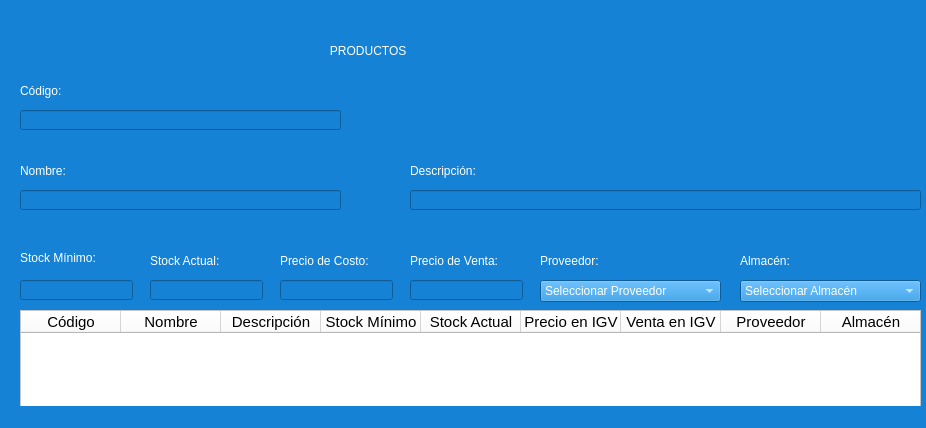
<?xml version="1.0" encoding="UTF-8"?>
<ui version="4.0">
 <class>MainWindow</class>
 <widget class="QMainWindow" name="MainWindow">
  <property name="geometry">
   <rect>
    <x>0</x>
    <y>0</y>
    <width>926</width>
    <height>428</height>
   </rect>
  </property>
  <property name="windowTitle">
   <string>MainWindow</string>
  </property>
  <property name="styleSheet">
   <string notr="true">background-color: rgb(21, 130, 213);</string>
  </property>
  <widget class="QWidget" name="centralwidget">
   <widget class="QLabel" name="label">
    <property name="geometry">
     <rect>
      <x>320</x>
      <y>10</y>
      <width>241</width>
      <height>81</height>
     </rect>
    </property>
    <property name="maximumSize">
     <size>
      <width>261</width>
      <height>16777215</height>
     </size>
    </property>
    <property name="toolTip">
     <string>&lt;html&gt;&lt;head/&gt;&lt;body&gt;&lt;p align=&quot;center&quot;&gt;&lt;br/&gt;&lt;/p&gt;&lt;/body&gt;&lt;/html&gt;</string>
    </property>
    <property name="styleSheet">
     <string notr="true">color: rgb(255, 255, 255);
font: 75 26pt &quot;News706 BT&quot;;</string>
    </property>
    <property name="text">
     <string>   PRODUCTOS</string>
    </property>
   </widget>
   <widget class="QLabel" name="lblCodigo">
    <property name="geometry">
     <rect>
      <x>20</x>
      <y>80</y>
      <width>51</width>
      <height>21</height>
     </rect>
    </property>
    <property name="styleSheet">
     <string notr="true">font: 10pt &quot;MS Shell Dlg 2&quot;;
color: rgb(255, 255, 255);</string>
    </property>
    <property name="text">
     <string>Código:</string>
    </property>
   </widget>
   <widget class="QLabel" name="label_3">
    <property name="geometry">
     <rect>
      <x>20</x>
      <y>160</y>
      <width>51</width>
      <height>21</height>
     </rect>
    </property>
    <property name="styleSheet">
     <string notr="true">font: 10pt &quot;MS Shell Dlg 2&quot;;
color: rgb(255, 255, 255);</string>
    </property>
    <property name="text">
     <string>Nombre:</string>
    </property>
   </widget>
   <widget class="QLabel" name="label_4">
    <property name="geometry">
     <rect>
      <x>410</x>
      <y>160</y>
      <width>81</width>
      <height>21</height>
     </rect>
    </property>
    <property name="styleSheet">
     <string notr="true">font: 10pt &quot;MS Shell Dlg 2&quot;;
color: rgb(255, 255, 255);</string>
    </property>
    <property name="text">
     <string>Descripción:</string>
    </property>
   </widget>
   <widget class="QLineEdit" name="txtCodigo">
    <property name="geometry">
     <rect>
      <x>20</x>
      <y>110</y>
      <width>321</width>
      <height>20</height>
     </rect>
    </property>
   </widget>
   <widget class="QLineEdit" name="txtNombre">
    <property name="geometry">
     <rect>
      <x>20</x>
      <y>190</y>
      <width>321</width>
      <height>20</height>
     </rect>
    </property>
   </widget>
   <widget class="QLineEdit" name="txtDescripcion">
    <property name="geometry">
     <rect>
      <x>410</x>
      <y>190</y>
      <width>511</width>
      <height>20</height>
     </rect>
    </property>
   </widget>
   <widget class="QLabel" name="label_5">
    <property name="geometry">
     <rect>
      <x>20</x>
      <y>250</y>
      <width>91</width>
      <height>16</height>
     </rect>
    </property>
    <property name="styleSheet">
     <string notr="true">font: 10pt &quot;MS Shell Dlg 2&quot;;
color: rgb(255, 255, 255);</string>
    </property>
    <property name="text">
     <string>Stock Mínimo:</string>
    </property>
   </widget>
   <widget class="QLabel" name="label_6">
    <property name="geometry">
     <rect>
      <x>150</x>
      <y>250</y>
      <width>71</width>
      <height>21</height>
     </rect>
    </property>
    <property name="styleSheet">
     <string notr="true">font: 10pt &quot;MS Shell Dlg 2&quot;;
color: rgb(255, 255, 255);</string>
    </property>
    <property name="text">
     <string>Stock Actual:</string>
    </property>
   </widget>
   <widget class="QLabel" name="label_7">
    <property name="geometry">
     <rect>
      <x>410</x>
      <y>250</y>
      <width>101</width>
      <height>21</height>
     </rect>
    </property>
    <property name="styleSheet">
     <string notr="true">font: 10pt &quot;MS Shell Dlg 2&quot;;
color: rgb(255, 255, 255);</string>
    </property>
    <property name="text">
     <string>Precio de Venta:</string>
    </property>
   </widget>
   <widget class="QLabel" name="label_8">
    <property name="geometry">
     <rect>
      <x>280</x>
      <y>250</y>
      <width>101</width>
      <height>21</height>
     </rect>
    </property>
    <property name="styleSheet">
     <string notr="true">font: 10pt &quot;MS Shell Dlg 2&quot;;
color: rgb(255, 255, 255);</string>
    </property>
    <property name="text">
     <string>Precio de Costo:</string>
    </property>
   </widget>
   <widget class="QLabel" name="label_9">
    <property name="geometry">
     <rect>
      <x>540</x>
      <y>250</y>
      <width>71</width>
      <height>21</height>
     </rect>
    </property>
    <property name="styleSheet">
     <string notr="true">font: 10pt &quot;MS Shell Dlg 2&quot;;
color: rgb(255, 255, 255);</string>
    </property>
    <property name="text">
     <string>Proveedor:</string>
    </property>
   </widget>
   <widget class="QLabel" name="label_10">
    <property name="geometry">
     <rect>
      <x>740</x>
      <y>250</y>
      <width>61</width>
      <height>21</height>
     </rect>
    </property>
    <property name="styleSheet">
     <string notr="true">font: 10pt &quot;MS Shell Dlg 2&quot;;
color: rgb(255, 255, 255);</string>
    </property>
    <property name="text">
     <string>Almacén:</string>
    </property>
   </widget>
   <widget class="QLineEdit" name="txtStockMinimo">
    <property name="geometry">
     <rect>
      <x>20</x>
      <y>280</y>
      <width>113</width>
      <height>20</height>
     </rect>
    </property>
   </widget>
   <widget class="QLineEdit" name="txtStockActual">
    <property name="geometry">
     <rect>
      <x>150</x>
      <y>280</y>
      <width>113</width>
      <height>20</height>
     </rect>
    </property>
   </widget>
   <widget class="QLineEdit" name="txtPrecioCosto">
    <property name="geometry">
     <rect>
      <x>280</x>
      <y>280</y>
      <width>113</width>
      <height>20</height>
     </rect>
    </property>
   </widget>
   <widget class="QLineEdit" name="txtPrecioVenta">
    <property name="geometry">
     <rect>
      <x>410</x>
      <y>280</y>
      <width>113</width>
      <height>20</height>
     </rect>
    </property>
   </widget>
   <widget class="QComboBox" name="cboProveedor">
    <property name="geometry">
     <rect>
      <x>540</x>
      <y>280</y>
      <width>181</width>
      <height>22</height>
     </rect>
    </property>
    <property name="styleSheet">
     <string notr="true">color: rgb(255, 255, 255);</string>
    </property>
    <item>
     <property name="text">
      <string>Seleccionar Proveedor</string>
     </property>
    </item>
    <item>
     <property name="text">
      <string>Proveedor 1</string>
     </property>
    </item>
    <item>
     <property name="text">
      <string>Proveedor 2</string>
     </property>
    </item>
    <item>
     <property name="text">
      <string>Proveedor 3</string>
     </property>
    </item>
   </widget>
   <widget class="QComboBox" name="cboAlmacen">
    <property name="geometry">
     <rect>
      <x>740</x>
      <y>280</y>
      <width>181</width>
      <height>22</height>
     </rect>
    </property>
    <property name="styleSheet">
     <string notr="true">color: rgb(255, 255, 255);</string>
    </property>
    <item>
     <property name="text">
      <string>Seleccionar Almacén</string>
     </property>
    </item>
    <item>
     <property name="text">
      <string>Almacén 1</string>
     </property>
    </item>
    <item>
     <property name="text">
      <string>Almacén 2</string>
     </property>
    </item>
    <item>
     <property name="text">
      <string>Almacén 3</string>
     </property>
    </item>
   </widget>
   <widget class="QTableWidget" name="tblProductos">
    <property name="geometry">
     <rect>
      <x>20</x>
      <y>310</y>
      <width>901</width>
      <height>241</height>
     </rect>
    </property>
    <property name="styleSheet">
     <string notr="true">background-color: rgb(255, 255, 255);</string>
    </property>
    <column>
     <property name="text">
      <string>Código</string>
     </property>
     <property name="font">
      <font>
       <pointsize>11</pointsize>
      </font>
     </property>
    </column>
    <column>
     <property name="text">
      <string>Nombre</string>
     </property>
     <property name="font">
      <font>
       <pointsize>11</pointsize>
      </font>
     </property>
    </column>
    <column>
     <property name="text">
      <string>Descripción</string>
     </property>
     <property name="font">
      <font>
       <pointsize>11</pointsize>
      </font>
     </property>
    </column>
    <column>
     <property name="text">
      <string>Stock Mínimo</string>
     </property>
     <property name="font">
      <font>
       <pointsize>11</pointsize>
      </font>
     </property>
    </column>
    <column>
     <property name="text">
      <string>Stock Actual</string>
     </property>
     <property name="font">
      <font>
       <pointsize>11</pointsize>
      </font>
     </property>
    </column>
    <column>
     <property name="text">
      <string>Precio en IGV</string>
     </property>
     <property name="font">
      <font>
       <pointsize>11</pointsize>
      </font>
     </property>
    </column>
    <column>
     <property name="text">
      <string>Venta en IGV</string>
     </property>
     <property name="font">
      <font>
       <pointsize>11</pointsize>
      </font>
     </property>
    </column>
    <column>
     <property name="text">
      <string>Proveedor</string>
     </property>
     <property name="font">
      <font>
       <pointsize>11</pointsize>
      </font>
     </property>
    </column>
    <column>
     <property name="text">
      <string>Almacén</string>
     </property>
     <property name="font">
      <font>
       <pointsize>11</pointsize>
      </font>
     </property>
    </column>
   </widget>
   <widget class="QPushButton" name="btnRegistrar">
    <property name="geometry">
     <rect>
      <x>20</x>
      <y>560</y>
      <width>141</width>
      <height>61</height>
     </rect>
    </property>
    <property name="styleSheet">
     <string notr="true">font: 11pt &quot;MS Shell Dlg 2&quot;;
color: rgb(255, 255, 255);
background-color: rgb(255, 26, 10);</string>
    </property>
    <property name="text">
     <string>REGISTRAR</string>
    </property>
    <property name="icon">
     <iconset>
      <normaloff>../IMG/registrar.png</normaloff>../IMG/registrar.png</iconset>
    </property>
   </widget>
   <widget class="QPushButton" name="btnModificar">
    <property name="geometry">
     <rect>
      <x>210</x>
      <y>560</y>
      <width>141</width>
      <height>61</height>
     </rect>
    </property>
    <property name="styleSheet">
     <string notr="true">font: 11pt &quot;MS Shell Dlg 2&quot;;
color: rgb(255, 255, 255);
background-color: rgb(255, 26, 10);</string>
    </property>
    <property name="text">
     <string>MODIFICAR</string>
    </property>
    <property name="icon">
     <iconset>
      <normaloff>../IMG/modificar.png</normaloff>../IMG/modificar.png</iconset>
    </property>
   </widget>
   <widget class="QPushButton" name="btnConsultar">
    <property name="geometry">
     <rect>
      <x>400</x>
      <y>560</y>
      <width>141</width>
      <height>61</height>
     </rect>
    </property>
    <property name="styleSheet">
     <string notr="true">font: 11pt &quot;MS Shell Dlg 2&quot;;
color: rgb(255, 255, 255);
background-color: rgb(255, 26, 10);</string>
    </property>
    <property name="text">
     <string>CONSULTAR</string>
    </property>
    <property name="icon">
     <iconset>
      <normaloff>../IMG/consultar.png</normaloff>../IMG/consultar.png</iconset>
    </property>
   </widget>
   <widget class="QPushButton" name="btnEliminar">
    <property name="geometry">
     <rect>
      <x>580</x>
      <y>560</y>
      <width>141</width>
      <height>61</height>
     </rect>
    </property>
    <property name="styleSheet">
     <string notr="true">font: 11pt &quot;MS Shell Dlg 2&quot;;
color: rgb(255, 255, 255);
background-color: rgb(255, 26, 10);</string>
    </property>
    <property name="text">
     <string>ELIMINAR</string>
    </property>
    <property name="icon">
     <iconset>
      <normaloff>../IMG/eliminar.png</normaloff>../IMG/eliminar.png</iconset>
    </property>
   </widget>
   <widget class="QPushButton" name="btnListar">
    <property name="geometry">
     <rect>
      <x>750</x>
      <y>560</y>
      <width>141</width>
      <height>61</height>
     </rect>
    </property>
    <property name="styleSheet">
     <string notr="true">font: 11pt &quot;MS Shell Dlg 2&quot;;color: rgb(255, 255, 255);
background-color: rgb(255, 26, 10);</string>
    </property>
    <property name="text">
     <string>LISTAR</string>
    </property>
    <property name="icon">
     <iconset>
      <normaloff>../IMG/listar.png</normaloff>../IMG/listar.png</iconset>
    </property>
   </widget>
   <widget class="QLabel" name="label_11">
    <property name="geometry">
     <rect>
      <x>680</x>
      <y>40</y>
      <width>151</width>
      <height>121</height>
     </rect>
    </property>
    <property name="text">
     <string/>
    </property>
    <property name="pixmap">
     <pixmap>../IMG/carrito de compra.png</pixmap>
    </property>
    <property name="scaledContents">
     <bool>true</bool>
    </property>
   </widget>
   <widget class="QPushButton" name="btnGrabar">
    <property name="geometry">
     <rect>
      <x>210</x>
      <y>560</y>
      <width>141</width>
      <height>61</height>
     </rect>
    </property>
    <property name="styleSheet">
     <string notr="true">font: 11pt &quot;MS Shell Dlg 2&quot;;
color: rgb(255, 255, 255);
background-color: rgb(255, 26, 10);</string>
    </property>
    <property name="text">
     <string>GRABAR</string>
    </property>
    <property name="icon">
     <iconset>
      <normaloff>../IMG/modificar.png</normaloff>../IMG/modificar.png</iconset>
    </property>
   </widget>
   <zorder>label</zorder>
   <zorder>lblCodigo</zorder>
   <zorder>label_3</zorder>
   <zorder>label_4</zorder>
   <zorder>txtCodigo</zorder>
   <zorder>txtNombre</zorder>
   <zorder>txtDescripcion</zorder>
   <zorder>label_5</zorder>
   <zorder>label_6</zorder>
   <zorder>label_7</zorder>
   <zorder>label_8</zorder>
   <zorder>label_9</zorder>
   <zorder>label_10</zorder>
   <zorder>txtStockMinimo</zorder>
   <zorder>txtStockActual</zorder>
   <zorder>txtPrecioCosto</zorder>
   <zorder>txtPrecioVenta</zorder>
   <zorder>cboProveedor</zorder>
   <zorder>cboAlmacen</zorder>
   <zorder>tblProductos</zorder>
   <zorder>btnConsultar</zorder>
   <zorder>btnEliminar</zorder>
   <zorder>btnListar</zorder>
   <zorder>btnRegistrar</zorder>
   <zorder>label_11</zorder>
   <zorder>btnGrabar</zorder>
   <zorder>btnModificar</zorder>
  </widget>
  <widget class="QMenuBar" name="menubar">
   <property name="geometry">
    <rect>
     <x>0</x>
     <y>0</y>
     <width>926</width>
     <height>21</height>
    </rect>
   </property>
  </widget>
  <widget class="QStatusBar" name="statusbar"/>
 </widget>
 <resources/>
 <connections/>
</ui>
